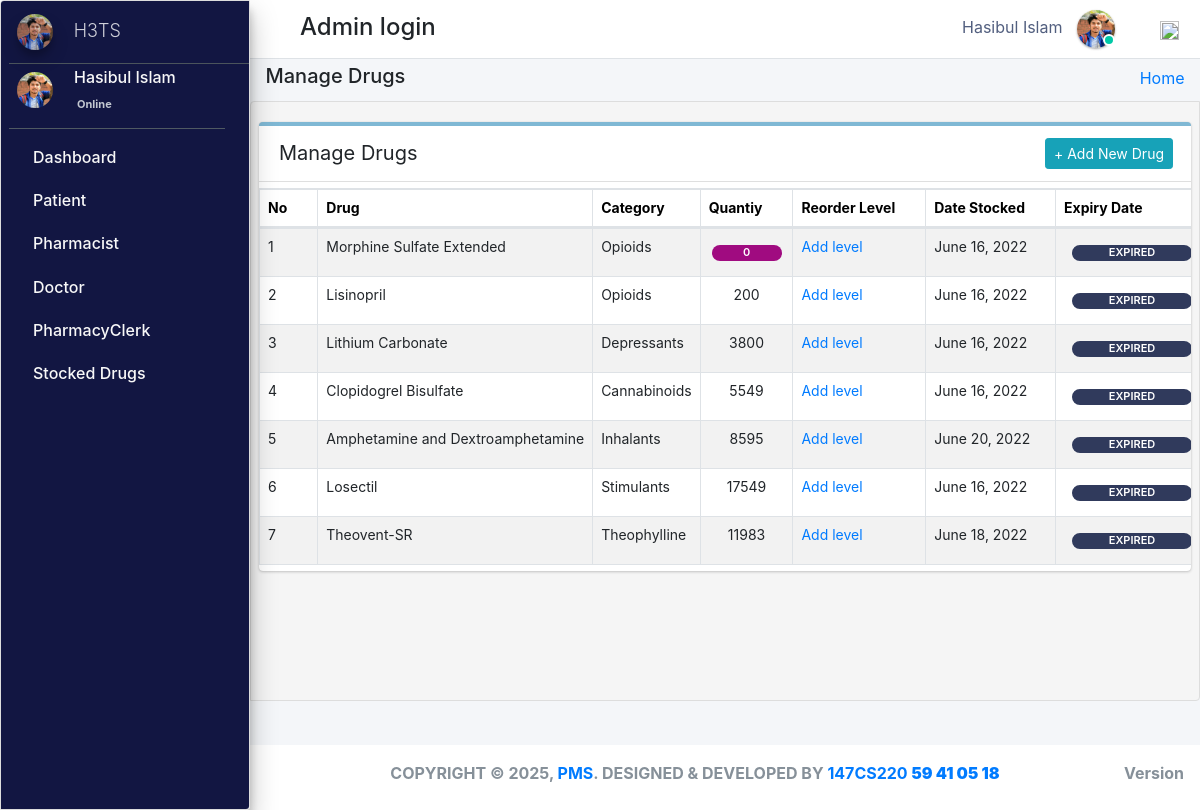
The app's page /admin_user/manage_stock/ (signed in) with its own data.
### pharmacy/models.py (models this page shows, shortened)
class CustomUser(AbstractUser):
    groups = models.ManyToManyField(
        'auth.Group',
        related_name='customuser_groups',  # Updated related_name to avoid clash
        blank=True,
        help_text='The groups this user belongs to. A user will get all permissions granted to each of their groups.',
        verbose_name='groups'
    )
    user_permissions = models.ManyToManyField(
        'auth.Permission',
        related_name='customuser_user_permissions',  # Updated related_name to avoid clash
        blank=True,
        help_text='Specific permissions for this user.',
        verbose_name='user permissions'
    )
    user_type_data = ((1, "AdminHOD"), (2, "Pharmacist"), (3, "Doctor"), (4, "PharmacyClerk"),(5, "Patients"))
    user_type = models.CharField(default=1, choices=user_type_data, max_length=10)

class AdminHOD(models.Model):
    gender_category=(
        ('Male','Male'),
        ('Female','Female'),
    )
    admin = models.OneToOneField(CustomUser,null=True, on_delete = models.CASCADE)
    emp_no= models.CharField(max_length=100,null=True,blank=True)
    gender=models.CharField(max_length=100,null=True,choices=gender_category)
    mobile=models.CharField(max_length=10,null=True,blank=True)
    address=models.CharField(max_length=300,null=True,blank=True)
    profile_pic=models.ImageField(default="admin.png",null=True,blank=True)
    created_at = models.DateTimeField(auto_now_add=True)
    updated_at = models.DateTimeField(auto_now=True)
    date_employed=models.DateTimeField(auto_now_add=True, auto_now=False)
    objects = models.Manager()

class Stock(models.Model):
    category = models.ForeignKey(Category,null=True,on_delete=models.CASCADE,blank=True)
    drug_imprint=models.CharField(max_length=6 ,blank=True, null=True)
    drug_name = models.CharField(max_length=50, blank=True, null=True)
    drug_color = models.CharField(max_length=50, blank=True, null=True)
    drug_shape = models.CharField(max_length=50, blank=True, null=True)
    quantity = models.IntegerField(default='0', blank=True, null=True)
    receive_quantity = models.IntegerField(default='0', blank=True, null=True)
    reorder_level = models.IntegerField(default='0', blank=True, null=True)
    manufacture= models.CharField(max_length=50, blank=True, null=True)
    last_updated = models.DateTimeField(auto_now_add=False, auto_now=True)
    timestamp = models.DateTimeField(auto_now_add=True, auto_now=False)
    drug_strength= models.CharField(max_length=10, blank=True, null=True)
    valid_from = models.DateTimeField(blank=True, null=True,default=timezone.now)
    valid_to = models.DateTimeField(blank=False, null=True)
    drug_description=models.TextField(blank=True,max_length=1000,null=True)
    drug_pic=models.ImageField(default="images2.png",null=True,blank=True)
    objects = ExpiredManager()

class Category(models.Model):
    name = models.CharField(max_length=50, blank=False, null=True)
    def __str__(self):
        return str(self.name)

### pharmacy/HODViews.py (the view)
# urls.py: path('admin_user/manage_stock/',HODViews.manageStock,name='manage_stock'),
def manageStock(request):
    stocks = Stock.objects.all().order_by("-id")
    ex=Stock.objects.annotate(
    expired=ExpressionWrapper(Q(valid_to__lt=Now()), output_field=BooleanField())
    ).filter(expired=True)
    eo=Stock.objects.annotate(
    expired=ExpressionWrapper(Q(valid_to__lt=Now()), output_field=BooleanField())
    ).filter(expired=False)
    context = {
        "stocks": stocks,
        "expired":ex,
        "expa":eo,
        "title":"Manage Stocked Drugs"
    }
    return render(request,'hod_templates/manage_stock.html',context)

### pharmacy/LoginCheckMiddleWare.py (called while the page is built, shortened)
    def process_view(self, request, view_func, view_args, view_kwargs):
        modulename = view_func.__module__
        user = request.user
        if user.is_authenticated:
            if user.user_type == "1":
                if modulename == "pharmacy.HODViews":
                    pass
                elif modulename == "":
                    pass
                elif modulename == "pharmacy.views" or modulename == "django.views.static":
                    pass
                else:
                    pass
            else:
                return redirect("login")

### pharmacy/models.py (called while the page is built)
    def get_queryset(self):
        return super().get_queryset().annotate(
            expired=ExpressionWrapper(Q(valid_to__lt=Now()), output_field=BooleanField())
        )

### pharmacy/templates/hod_templates/manage_stock.html (shortened to what this page needs)
{% extends 'hod_templates/base_template.html'%} {% block page_title %}
<h5>Manage Drugs</h5>
{% endblock page_title %} {% block main_content %}
<section class="content">
    <div class="row">
        <div class="col-md-12">
            <div class="card manage sc">
                <div class="card-header">
                    <span>Manage Drugs</span>
                    <div class="card-tools d-flex">
                        <a class="btn btn-sm btn-info mr-2" href="{% url 'add_stock' %}" role="button">+ Add New Drug</a>
                    </div>
                </div>
                <table class="table table-bordered table-hover dataTable" id="plist">
                    <thead>
                        <tr>
                            <th>No</th>
                            <th>Drug</th>
                            <th>Category</th>
                            <th>Quantiy</th>
                            <th>Reorder Level</th>
                            <th>Date Stocked</th>
                            <th>Expiry Date</th>
                        </tr>
                    </thead>
                    <tbody>
                        {% for stock in stocks %}
                        <tr class="hov">
                            <td>{{forloop.counter}}</td>
                            <td>{{stock.drug_name}}</td>
                            <td>{{stock.category}}</td>
                            <td>
                                <span class="d-flex justify-content-center">
                                 {% if stock.quantity <= stock.reorder_level %}
                                <div  class="d-flex justify-content-center px-2 mt-2"style="background-color:#a00b80;;border-radius: 10px;font-size: 11px; width:70px;font-weight: 600;color: white;">{{stock.quantity}}</div>
                                {% else %}{{stock.quantity}}
                                {% endif %}</span>
                            </td>
                            <td>
                                {% if stock.reorder_level %}
                                <a href="{% url 'reorder_level' stock.id %}">{{stock.reorder_level}}</a></td>
                            {% else %}
                            <a href="{% url 'reorder_level' stock.id %}">Add level</a> {% endif %}
                            <td>{{stock.last_updated |date:"F d, Y"}}</td>
                            {% for expire in expired %} {% if stock.drug_name == expire.drug_name %}
                            <td class="">
                                <div style="background-color: rgb(48, 58, 92);border-radius: 10px;font-size: 11px; width:120px;font-weight: 600;color: white;" class="d-flex justify-content-center ml-2 mt-2 px-1 "> EXPIRED </div>
                            </td>
                            {% endif %} {% endfor %}
                        </tr>
                        {% endfor %}
                    </tbody>
                </table>
            </div>
        </div>
    </div>
</section>
{% endblock %}

### pharmacy/templates/hod_templates/base_template.html (shortened to what this page needs)
{% extends 'base_file.html' %} {% block htm %}
<body class="hold-transition sidebar-mini layout-fixed">
    <div class="wrapper">
        <nav class="main-header navbar navbar-expand navbar-white navbar-light">
            <ul class="navbar-nav">
                <li class="nav-item">
                    <a class="nav-link" data-widget="pushmenu" href="#" role="button"></a>
                </li>
            </ul>
            <h4 style="margin-left: 10px; margin-top: 5px;">Admin login </h4>
            <ul class="navbar-nav ml-auto">
                <li class="mx-3">
                    <a href="#" class="sm-submenu-with-image a">
                        <span>{{user.first_name}}  {{user.last_name}}</span>
                        <img src="{{request.user.adminhod.profile_pic.url}}" class="img-circle elevation-1" width="38" height="38" alt="">
                        <span class="avatar-status avatar-sm-status avatar-status-success"></span>
                    </a>
                </li>
                <li class="nav-item dropdown ml-3 low">
                    <a href="#" class="btn btn-outlined btn-black text-muted bg-transparent " data-toggle="dropdown" aria-expanded="false" data-wow-delay="0.7s"><img src="https://img.icons8.com/ios/50/000000/settings.png" width="19" height="19">
                    </a>
                </li>
            </ul>
        </nav>
        {% include 'hod_templates/sidebar.html'%}
        <div class="content-wrapper">
            <div class="content-header">
                <div class="container-fluid">
                    <div class="row ">
                        <div class="col-sm-6">
                            <h1 class="m-0 text-dark">
                                {% block page_title %} {% endblock page_title %}
                            </h1>
                        </div>
                        <div class="col-sm-6 ">
                            <ol class="breadcrumb float-sm-right">
                                <li class="breadcrumb-item"><a href="">Home</a></li>
                            </ol>
                        </div>
                    </div>
                </div>
            </div>
            {% block main_content %} {% endblock main_content %}
        </div>
        {% include 'hod_templates/footer.html'%}
    </div>
    {% endblock htm %}

### pharmacy/templates/hod_templates/sidebar.html (shortened to what this page needs)
<aside class="main-sidebar sidebar-dark-primary elevation-4">
    <a href="" class="brand-link ml-2">
        <img src="{{request.user.adminhod.profile_pic.url}}" alt="" width="36" height="36" class=" img-circle elevation-3" style="opacity: .8">
        <span class="brand-text font-weight-light mt-1 ml-3 mmust">H3TS</span>
    </a>
    <div class="sidebar">
        <div class="user-panel mr-3">
            <div class="pull-left image sm-submenu-with-image a ml-2 ">
                <img src="{{request.user.adminhod.profile_pic.url}}" class="img-circle mt-2" width="36" height="36" alt="User Image">
            </div>
            <div class="pull-left info">
                <p>{{user.first_name}} {{user.last_name}}</p>
                <a href="#"> Online</a>
            </div>
        </div>
        <nav class="mt-2">
            <ul class="nav nav-pills nav-sidebar flex-column" data-widget="treeview" role="menu" data-accordion="false">
                <li class="nav-item">
                    <a href="{% url  'admin_dashboard' %}" class="nav-link">
                        <p>
                            Dashboard
                        </p>
                    </a>
                </li>
                <li class="nav-item">
                    <a href="#" class="nav-link">
                        <p>
                            Patient
                        </p>
                    </a>
                </li>
                <li class="nav-item">
                    <a href="#" class="nav-link">
                        <p>
                            Pharmacist
                        </p>
                    </a>
                </li>
                <li class="nav-item">
                    <a href="#" class="nav-link">
                        <p>
                            Doctor
                        </p>
                    </a>
                </li>
                <li class="nav-item">
                    <a href="#" class="nav-link">
                        <p>
                            PharmacyClerk
                        </p>
                    </a>
                </li>
                <li class="nav-item">
                    <a href="#" class="nav-link">
                        <p>
                            Stocked Drugs
                        </p>
                    </a>
                </li>
            </ul>
        </nav>
    </div>
</aside>

### static/css/main.css (style rules this page uses)
html { font-family: sans-serif; line-height: 1.15; -webkit-text-size-adjust: 100%; -webkit-tap-highlight-color: transparent; }
body { overflow-y: hidden; overflow-x: hidden; font-family: -apple-system, BlinkMacSystemFont, "Segoe UI", Roboto, "Helvetica Neue", Arial, "Noto Sans", sans-serif, "Apple Color Emoji", "Segoe UI Emoji", "Segoe UI Symbol", "Noto Color Emoji" !important; }
th { color: rgb(0, 0, 0); font-size: 14px !important; }
.content { background-color: #f5f5f5; border: 1px solid #dddddd; border-radius: 4px 0px 4px 0px; left: -1px; padding: 10px 7px 5px; }
.main-sidebar { background: #ffffff; border: 1px solid #dddddd; border-radius: 4px 0px 4px 0px; font-weight: bold; }
.content { height: 75vh; overflow-y: scroll; overflow-x: hidden; }
.sc { white-space: nowrap; display: block; overflow-x: hidden !important; }
.content .row { margin-top: 20px !important; }
.main-sidebar { background-color: #121642 !important; color: white !important; }
.main-sidebar p { color: #f8f8f8 !important; font-weight: 500 !important }
td { font-size: 14px !important; }
.hov { transition: transform .5s; }
.avatar-status { position: absolute; bottom: 12px; right: 75.4px; display: -ms-inline-flexbox; display: inline-flex; -ms-flex-negative: 0; flex-shrink: 0; -ms-flex-pack: center; justify-content: center; -ms-flex-align: center; align-items: center; white-space: nowrap; text-align: center; vertical-align: baseline; font-weight: 600; border: .125rem solid #fff; width: 12px; height: 12px; line-height: 1; font-size: .71094rem; border-radius: 50%; }
.avatar-status-success { color: #fff; background-color: #00c9a7; }
.card-header span { font-size: 20px !important; }
.table>tbody>tr>td, .table>tbody>tr>th, .table>tfoot>tr>td, .table>tfoot>tr>th, .table>thead>tr>td, .table>thead>tr>th { padding: 8px; line-height: 1.42857143; vertical-align: top; }
.pull-left { float: left; }
.pull-left { float: left!important; }
.user-panel>.info { padding: 5px 5px 5px 15px; line-height: 1; position: absolute; left: 55px; }
.user-panel>.info>p { font-weight: 600; margin-bottom: 9px; }
p { margin: 0 0 10px; }
.user-panel { padding-bottom: 20px; }
.user-panel:after { clear: both; }
.user-panel:before, .user-panel:after { content: " "; display: table; }
.user-panel>.info>a { text-decoration: none; padding-right: 5px; margin-top: 3px; font-size: 11px; overflow: hidden; white-space: nowrap; }
.mmust { overflow: hidden; white-space: nowrap; font-size: 18px; }
.table { background: white !important; }
.container-fluid { width: 100%; padding-right: 15px; padding-left: 15px; margin-right: auto; margin-left: auto; }
.row { display: flex; flex-wrap: wrap; margin-right: -15px; margin-left: -15px; }
.d-flex { display: flex !important; z-index: 44; }
.pl-2, .px-2 { padding-left: .5rem !important; }
.pr-2, .px-2 { padding-right: .5rem !important; }
.d-flex { display: flex !important; }
.manage { border-radius: 2px; border-top: 4px solid rgba(0, 115, 170, 0.5) !important; box-shadow: 0 2px 1px rgb(0 0 0 / 5%); border-left: none; border-right: none; border-bottom: none; margin-bottom: 30px; }
.table tbody tr:nth-of-type(odd) { background-color: rgba(0, 0, 0, .05) !important; }
.table tbody tr:nth-of-type(odd) { background-color: rgba(197, 197, 197, 0.05) !important; }
.img-circle { border-radius: 50%; }
.content-wrapper .content-header { padding: 5px 0.5rem !important; }

### static/css/profile.css (style rules this page uses)
li { list-style-type: none ! }
.navbar-nav span { color: #525f7f !important; margin-right: 10px !important; }
body { font-family: 'Rubik', sans-serif; height: 100% !important; }
.manage { border-radius: 2px; border-top: 4px solid rgba(0, 115, 170, 0.5) !important; box-shadow: 0 2px 1px rgb(0 0 0 / 5%); border-left: none; border-right: none; border-bottom: none; margin-bottom: 30px; }
.table tbody tr:nth-of-type(odd) { background-color: rgba(0, 0, 0, .05) !important; }

### records on screen
CustomUser: first_name "Hasibul", last_name "Islam", user.adminhod.profile_pic (picture)
Stock: drug_name "Morphine Sulfate Extended", category "Opioids", quantity "0", reorder_level "Add level", last_updated "June 16, 2022", shows "EXPIRED"
Stock: drug_name "Lisinopril", category "Opioids", quantity "200", reorder_level "Add level", last_updated "June 16, 2022", shows "EXPIRED"
Stock: drug_name "Lithium Carbonate", category "Depressants", quantity "3800", reorder_level "Add level", last_updated "June 16, 2022", shows "EXPIRED"
Stock: drug_name "Clopidogrel Bisulfate", category "Cannabinoids", quantity "5549", reorder_level "Add level", last_updated "June 16, 2022", shows "EXPIRED"
Stock: drug_name "Amphetamine and Dextroamphetamine", category "Inhalants", quantity "8595", reorder_level "Add level", last_updated "June 20, 2022", shows "EXPIRED"
Stock: drug_name "Losectil", category "Stimulants", quantity "17549", reorder_level "Add level", last_updated "June 16, 2022", shows "EXPIRED"
Stock: drug_name "Theovent-SR", category "Theophylline", quantity "11983", reorder_level "Add level", last_updated "June 18, 2022", shows "EXPIRED"
